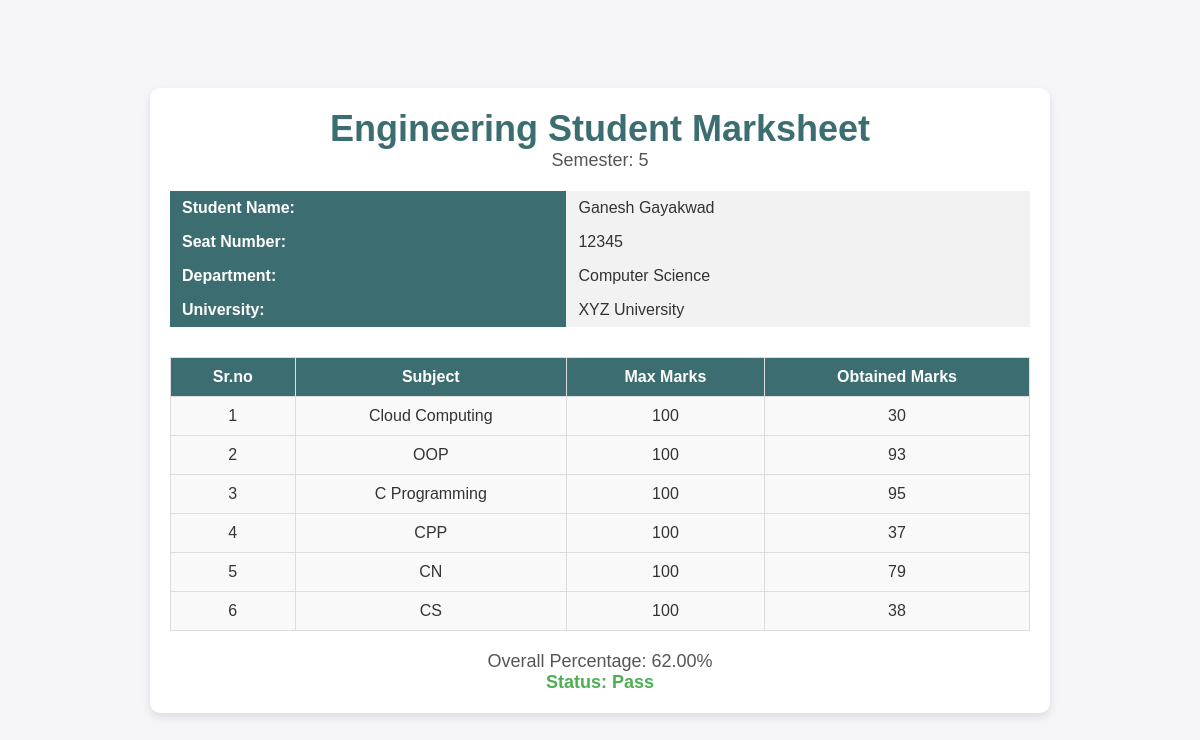
The page /marks/STU_936 on the database its author committed.
### studentapp/models.py (models this page shows)
class Marks(models.Model):
    student = models.ForeignKey(Student, on_delete=models.CASCADE)
    subject = models.ForeignKey(Subject, on_delete=models.CASCADE)
    marks = models.IntegerField()

class Subject(models.Model):
    subject_name = models.CharField(max_length=20)

### studentapp/views.py (the view)
# urls.py: path("marks/<id>",marks,name="marks")
def marks(request,id):
    studentId = StudentId.objects.get(student_id=id)
    student = Student.objects.get(student_id=studentId)
    studentMarks = Marks.objects.filter(student=student)
    total_obtained = sum(marks.marks for marks in studentMarks)  # Sum of obtained marks
    total_max = len(studentMarks) * 100  # Max marks (assuming each subject has a max of 100)
    if total_max > 0:
        percentage = (total_obtained / total_max) * 100
    else:
        percentage = 0
    status = "Pass" if percentage >= 40 else "Fail"
    return render(request, 'marks.html', {"studentMarks":studentMarks,"percentage":percentage,"status":status})

### templates/marks.html (shortened to what this page needs)
<!DOCTYPE html>
<html lang="en">
<head>
</head>
<body>
    <div class="container">
        <div class="marksheet-header">
            <h1>Engineering Student Marksheet</h1>
            <p>Semester: 5</p>
        </div>
        <div class="student-details">
            <table>
                <tr>
                    <th>Student Name:</th>
                    <td>Ganesh Gayakwad</td>
                </tr>
                <tr>
                    <th>Seat Number:</th>
                    <td>12345</td>
                </tr>
                <tr>
                    <th>Department:</th>
                    <td>Computer Science</td>
                </tr>
                <tr>
                    <th>University:</th>
                    <td>XYZ University</td>
                </tr>
            </table>
        </div>
        <div class="marks-table">
            <table>
                <thead>
                    <tr>
                        <th>Sr.no</th>
                        <th>Subject</th>
                        <th>Max Marks</th>
                        <th>Obtained Marks</th>
                    </tr>
                </thead>
                <tbody>
                    {%for i in studentMarks%}
                    <tr>
                        <td>{{forloop.counter}}</td>
                        <td>{{i.subject.subject_name}}</td>
                        <td>100</td>
                        <td>{{i.marks}}</td>
                    </tr>
                    {%endfor%}
                </tbody>
            </table>
        </div>
        <div class="footer">
            <p>Overall Percentage: <span id="percentage">{{percentage|floatformat:2}}%</span></p>
            <p>Status: <span id="status">{{status}}</span></p>
        </div>
    </div>
</body>
</html>

### templates/marks.html (style rules this page uses)
* { margin: 0; padding: 0; box-sizing: border-box; }
body { font-family: Arial, sans-serif; background-color: #f4f4f9; color: #333; display: flex; justify-content: center; align-items: center; height: 100vh; }
.container { background-color: #ffffff; width: 80%; max-width: 900px; border-radius: 10px; padding: 20px; box-shadow: 0 4px 8px rgba(0, 0, 0, 0.1); }
.marksheet-header { text-align: center; margin-bottom: 20px; }
.marksheet-header h1 { font-size: 36px; color: #3c6e71; }
.marksheet-header p { font-size: 18px; color: #555; }
.student-details table { width: 100%; margin-bottom: 30px; border-collapse: collapse; }
.student-details th, .student-details td { padding: 8px 12px; text-align: left; }
.student-details th { background-color: #3c6e71; color: #ffffff; }
.student-details td { background-color: #f2f2f2; }
.marks-table table { width: 100%; border-collapse: collapse; }
.marks-table th, .marks-table td { padding: 10px 15px; border: 1px solid #ddd; text-align: center; }
.marks-table th { background-color: #3c6e71; color: white; }
.marks-table td { background-color: #f9f9f9; }
.marks-table tr:nth-child(even) { background-color: #f1f1f1; }
.footer { text-align: center; margin-top: 20px; }
.footer p { font-size: 18px; color: #555; }
.footer p:last-child { font-weight: bold; color: #4caf50; }

### rows shown on the page
Marks: subject.subject_name "Cloud Computing", marks "30"
Marks: subject.subject_name "OOP", marks "93"
Marks: subject.subject_name "C Programming", marks "95"
Marks: subject.subject_name "CPP", marks "37"
Marks: subject.subject_name "CN", marks "79"
Marks: subject.subject_name "CS", marks "38"

### other values the page prints
{{ percentage|floatformat:2 }} "62.00"
{{ status }} "Pass"
